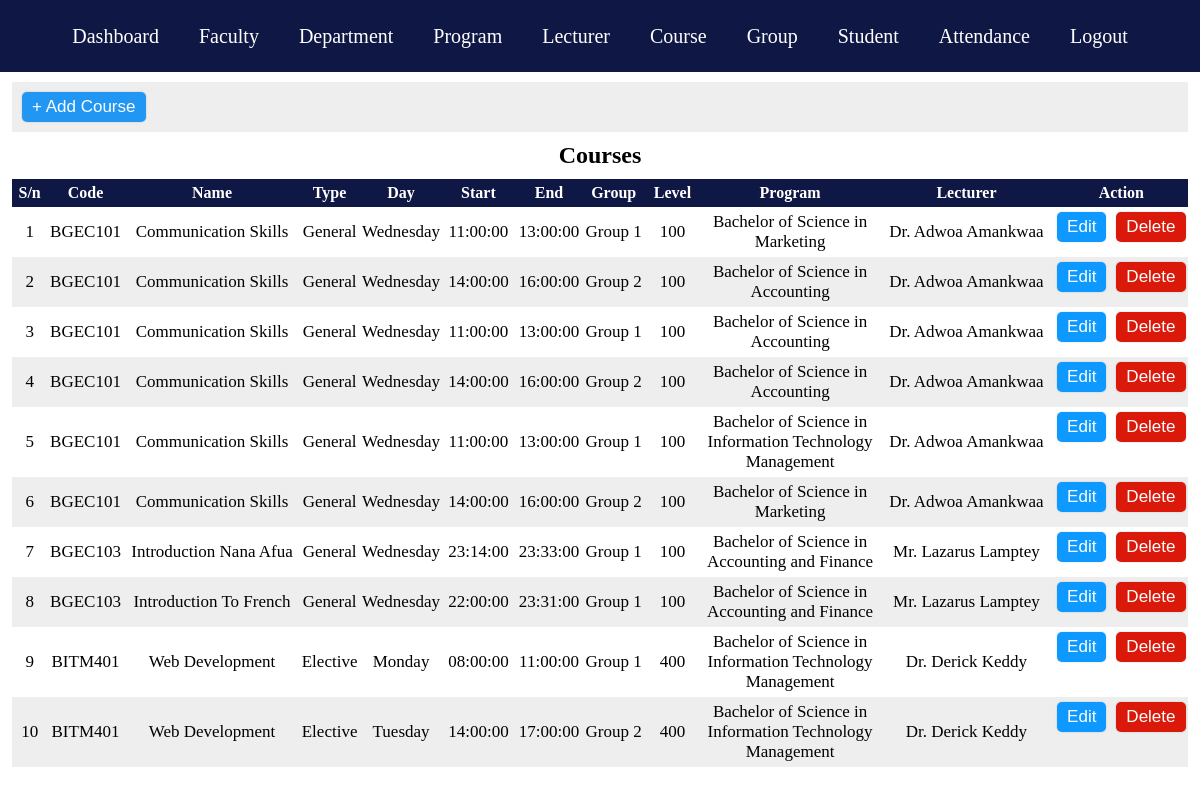
Screenshot of /academics/course.php (signed in) with the database file from the repository.
### tables this page shows
CREATE TABLE `course` (
  `cid` int(11) NOT NULL,
  `code` varchar(10) NOT NULL,
  `name` varchar(100) NOT NULL,
  `ctype` int(11) NOT NULL,
  `day` int(11) NOT NULL,
  `stime` time NOT NULL,
  `etime` time NOT NULL,
  `level` int(11) NOT NULL,
  `pid` int(11) NOT NULL,
  `lid` int(11) NOT NULL,
  `gid` int(11) NOT NULL
);

CREATE TABLE `grouping` (
  `gid` int(11) NOT NULL,
  `name` varchar(10) NOT NULL,
  `date` date NOT NULL DEFAULT current_timestamp()
);

CREATE TABLE `program` (
  `pid` int(11) NOT NULL,
  `name` varchar(80) NOT NULL,
  `did` int(11) NOT NULL,
  `date_created` date NOT NULL DEFAULT current_timestamp()
);

CREATE TABLE `lecturer` (
  `lid` int(11) NOT NULL,
  `title` char(5) NOT NULL,
  `firstname` varchar(20) NOT NULL,
  `lastname` varchar(20) NOT NULL,
  `email` varchar(50) NOT NULL,
  `phone` varchar(11) NOT NULL,
  `username` varchar(20) NOT NULL,
  `password` varchar(255) NOT NULL
);

### academics/course.php (the view, shortened to what this page needs)
<?php
	include '../database/dbconnect.php';
?>
<!DOCTYPE html>
<html>
<head>
	<link rel="stylesheet" type="text/css" href="style.css">
</head>
<body>
    <?php include 'nav.php'; ?>
    <div id="course-container">
    	<div class="course-container-space-width">
    		<div class="sectionadd">
    			<button class="btn addNew" onclick="openAddForm()">+ Add Course</button>
    		</div>
    		<div class="sectionTable">
    			<h2>Courses</h2>
    			<table>
    				<thead>
    					<tr>
    						<th class="w3">S/n</th>
    						<th class="w7">Code</th>
    						<th class="w15">Name</th>
    						<th class="w5">Type</th>
    						<th class="w7">Day</th>
    						<th class="w6">Start</th>
    						<th class="w6">End</th>
    						<th class="w5">Group</th>
    						<th class="w5">Level</th>
    						<th class="w15">Program</th>
    						<th class="w15">Lecturer</th>
    						<th class="w12">Action</th>
    					</tr>
    				</thead>
    				<tbody>
    					<?php
    					$i = 1;
    						$courseQuery = mysqli_query($connect, "SELECT * FROM course ORDER BY name ASC");
    						while ($courseRes = mysqli_fetch_array($courseQuery)) {
    							$code = $courseRes['code'];
    							$name = $courseRes['name'];
    							$type = $courseRes['ctype'];
    							$day = $courseRes['day'];
    							$stime = $courseRes['stime'];
    							$etime = $courseRes['etime'];
    							$level = $courseRes['level'];
    							$pid = $courseRes['pid'];
    							$lid = $courseRes['lid'];
    							$gid = $courseRes['gid'];
    							$grpQuery = mysqli_query($connect, "SELECT * FROM grouping WHERE gid = '$gid'");
    							$grpRes = mysqli_fetch_array($grpQuery);
    							$gname = $grpRes['name'];
    							$proQuery = mysqli_query($connect, "SELECT * FROM program WHERE pid = '$pid'");
    							$proRes = mysqli_fetch_array($proQuery);
    							$pname = $proRes['name'];
    							$lecQuery = mysqli_query($connect, "SELECT * FROM lecturer WHERE lid = '$lid'");
    							$lecRes = mysqli_fetch_array($lecQuery);
    							$title = $lecRes['title'];
    							$fname = $lecRes['firstname'];
    							$lname = $lecRes['lastname']; ?>
    						<tr>
    							<td><?php echo $i;?></td>
    							<td><?php echo $code;?></td>
    							<td><?php echo $name;?></td>
    							<td><?php
    								if ($type == 1) {
    									echo "General";
    								} elseif ($type == 2) {
    									echo "Common";
    								}
    								else{
    									echo "Elective";
    								}
    							?></td>
    							<td><?php
    								if ($day == 1) {
    									echo "Sunday";
    								}elseif ($day == 2) {
    									echo "Monday";
    								}
    								elseif ($day == 3) {
    									echo "Tuesday";
    								}
    								elseif ($day == 4) {
    									echo "Wednesday";
    								}
    								elseif ($day == 5) {
    									echo "Thursday";
    								}
    								elseif ($day == 6) {
    									echo "Friday";
    								}
    								else{
    									echo "Saturday";
    								}
    							?></td>
    							<td><?php echo $stime;?></td>
    							<td><?php echo $etime;?></td>
    							<td><?php echo $gname;?></td>
    							<td><?php echo $level;?></td>
    							<td><?php echo $pname;?></td>
    							<td><?php echo $title.". ".$fname." ".$lname;?></td>
    							<td class="tdAction">
    								<form action="course.php" method="POST">
    									<input type="submit" name="courseEdit" value="Edit" class="btn edit">
    								</form>
    								<form action="crud.php" method="POST">
    									<input type="submit" name="courseDelete" value="Delete" class="btn delete">
    								</form>
    							</td>
    						</tr>
    					<?php $i++;} ?>
    				</tbody>
    			</table>
    		</div>
    	</div>
    </div>
</body>
</html>

### academics/style.css (style rules this page uses)
* { margin: 0; padding: 0; box-sizing: border-box; }
body { font-family: ; background-color: #fff; }
.btn { padding:5px 10px; cursor: pointer; font-size: 17px; background-color: transparent; color: #fff; border: none; outline: none; border-radius: 5px; box-shadow: 0 0 2px rgba(0, 0, 0, 0.2); }
.edit { background-color: #0d99ff; }
.delete { background-color: #da190b; }
#course-container { height: 89vh; }
.course-container-space-width { width: 98%; margin: auto; }
.sectionadd { width: 100%; padding:10px; background-color: #eee; margin-bottom: 10px; }
.sectionadd .addNew { background-color: #2196F3; }
.sectionTable { padding-bottom: 10px; overflow: auto; }
.sectionTable h2 { text-align: center; margin-bottom: 10px; }
.sectionTable table { width: 100%; border-collapse: collapse; }
.sectionTable table th { background-color:#0F1745; padding:5px; color: #fff; }
.sectionTable table th.w3 { width:3%; }
.sectionTable table th.w5 { width:5%; }
.sectionTable table th.w6 { width:6%; }
.sectionTable table th.w15 { width:15%; }
.sectionTable table td { text-align: center; padding:5px 0; font-size: 17px; }
.sectionTable table td.tdAction { display: flex; justify-content: space-around; gap: 5px; }
.sectionTable table tr:nth-child(even) { background-color: #eee; }

### rows the page displays
course: code "BGEC101", name "Communication Skills", ctype "General", day "Wednesday", stime "11:00:00", etime "13:00:00", gid.name "Group 1", level "100", pid.name "Bachelor of Science in Marketing", lid.title "Dr", lid.firstname "Adwoa", lid.lastname "Amankwaa"
course: code "BGEC101", name "Communication Skills", ctype "General", day "Wednesday", stime "14:00:00", etime "16:00:00", gid.name "Group 2", level "100", pid.name "Bachelor of Science in Accounting", lid.title "Dr", lid.firstname "Adwoa", lid.lastname "Amankwaa"
course: code "BGEC101", name "Communication Skills", ctype "General", day "Wednesday", stime "11:00:00", etime "13:00:00", gid.name "Group 1", level "100", pid.name "Bachelor of Science in Accounting", lid.title "Dr", lid.firstname "Adwoa", lid.lastname "Amankwaa"
course: code "BGEC101", name "Communication Skills", ctype "General", day "Wednesday", stime "14:00:00", etime "16:00:00", gid.name "Group 2", level "100", pid.name "Bachelor of Science in Accounting", lid.title "Dr", lid.firstname "Adwoa", lid.lastname "Amankwaa"
course: code "BGEC101", name "Communication Skills", ctype "General", day "Wednesday", stime "11:00:00", etime "13:00:00", gid.name "Group 1", level "100", pid.name "Bachelor of Science in Information Technology Management", lid.title "Dr", lid.firstname "Adwoa", lid.lastname "Amankwaa"
course: code "BGEC101", name "Communication Skills", ctype "General", day "Wednesday", stime "14:00:00", etime "16:00:00", gid.name "Group 2", level "100", pid.name "Bachelor of Science in Marketing", lid.title "Dr", lid.firstname "Adwoa", lid.lastname "Amankwaa"
course: code "BGEC103", name "Introduction Nana Afua", ctype "General", day "Wednesday", stime "23:14:00", etime "23:33:00", gid.name "Group 1", level "100", pid.name "Bachelor of Science in Accounting and Finance", lid.title "Mr", lid.firstname "Lazarus", lid.lastname "Lamptey"
course: code "BGEC103", name "Introduction To French", ctype "General", day "Wednesday", stime "22:00:00", etime "23:31:00", gid.name "Group 1", level "100", pid.name "Bachelor of Science in Accounting and Finance", lid.title "Mr", lid.firstname "Lazarus", lid.lastname "Lamptey"
course: code "BITM401", name "Web Development", ctype "Elective", day "Monday", stime "08:00:00", etime "11:00:00", gid.name "Group 1", level "400", pid.name "Bachelor of Science in Information Technology Management", lid.title "Dr", lid.firstname "Derick", lid.lastname "Keddy"
course: code "BITM401", name "Web Development", ctype "Elective", day "Tuesday", stime "14:00:00", etime "17:00:00", gid.name "Group 2", level "400", pid.name "Bachelor of Science in Information Technology Management", lid.title "Dr", lid.firstname "Derick", lid.lastname "Keddy"
